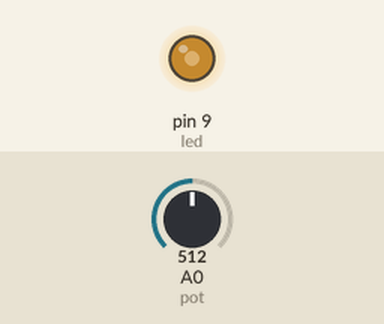
Simulated run of this sketch. Board: Arduino Uno, built with avr-gcc and run on an emulated ATmega328P. On the bench: output pins drawn as LEDs (lit = HIGH). Inputs (shaded band) come from the test bench; at power-on: A0 (pot) = 512.

Above: at 1.2 s.
1.3 s: A0 (pot) set to 716
At 2.5 s:
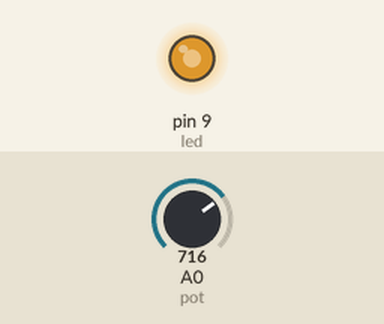
2.8 s: A0 (pot) set to 900
At 3.8 s:
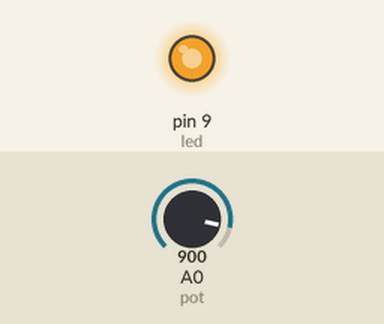
4.3 s: A0 (pot) set to 122
At 5.0 s:
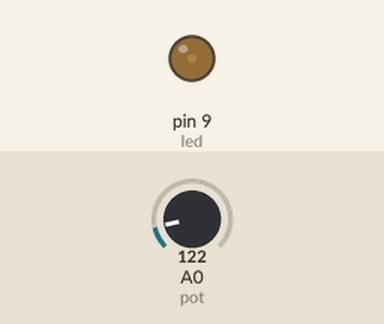
5.8 s: A0 (pot) set to 0
At 6.1 s:
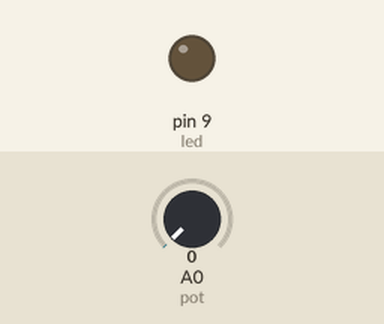
7.3 s: A0 (pot) set to 511
At 8.5 s:
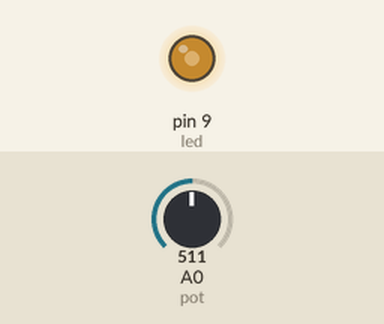
Timing chart, 0 to 9.8 s (numbered marks = the images above; inputs shaded):
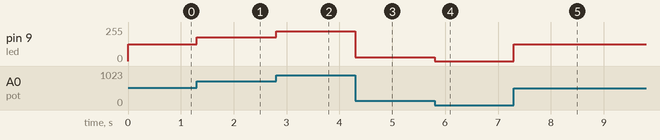

The sketch:

Adjusting_LED_Brightness_with_Potentiometer.ino
```cpp
int led = 9;
int pot = A0;

void setup() {
  pinMode(led, OUTPUT);
}

void loop() {
  int deger = analogRead(pot);     // 0 - 1023
  int parlaklik = map(deger, 0, 1023, 0, 255); // PWM için dönüştürme

  analogWrite(led, parlaklik);     // LED parlaklığını ayarla
}
```

Measured:
- after the input at 1.3 s, pin 9 (led): 127/255 → 178/255 at once
- after the input at 2.8 s, pin 9 (led): 178/255 → 224/255 at once
- after the input at 4.3 s, pin 9 (led): 224/255 → 30/255 at once
- after the input at 5.8 s, pin 9 (led): 30/255 → 0/255 at once
- after the input at 7.3 s, pin 9 (led): 0/255 → 127/255 at once
